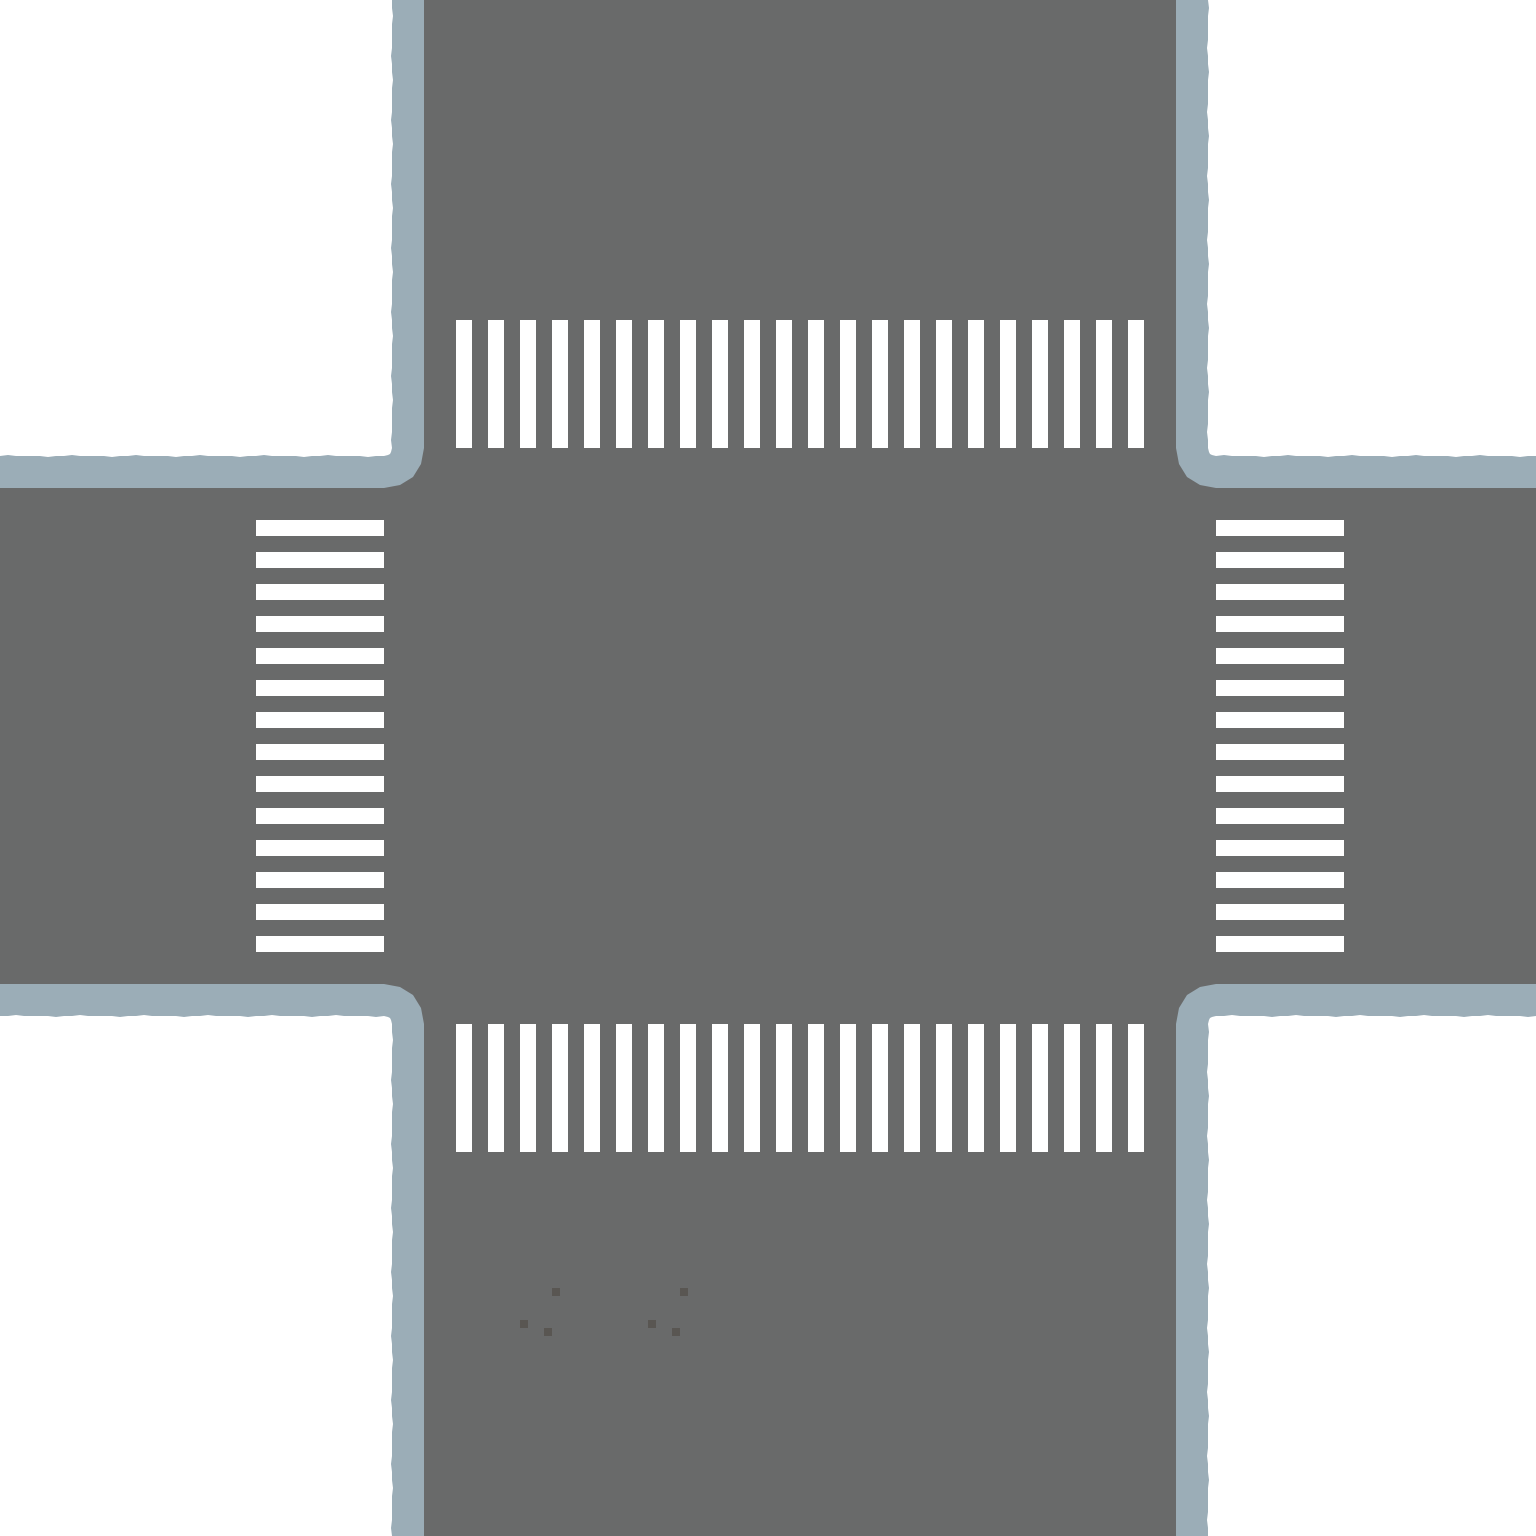

A level layout from a 2D game, rendered from its tile map. Below: a short description, then the map file with tile-grid data replaced by summaries:
An orthogonal 24x24 tile map with 64x64 px tiles, 1 tile layer (Ground), 2 hidden layers not drawn and 50 objects (4x car, 3x house, 2x forest).

<map version="1.0" orientation="orthogonal" renderorder="right-down" width="24" height="24" tilewidth="64" tileheight="64">
 <tileset firstgid="1" name="snow" tilewidth="64" tileheight="64">
  <image source="snow.png" width="512" height="896" />
  <tile id="4">
   <properties>
    <property name="finish" value="true" />
   </properties>
  </tile>
  <tile id="5">
   <properties>
    <property name="start" value="true" />
   </properties>
  </tile>
  <tile id="16">
   <objectgroup draworder="index">
    <object x="9.63636" y="8.18182" width="54.5455" height="55.8182" />
   </objectgroup>
  </tile>
  <tile id="17">
   <properties>
    <property name="chimney" value="true" />
   </properties>
   <objectgroup draworder="index">
    <object x="-0.181818" y="8" width="55.6364" height="55.8182" />
   </objectgroup>
  </tile>
  <tile id="19">
   <properties>
    <property name="finish" value="true" />
   </properties>
   <objectgroup draworder="index">
    <object x="63.6364" y="42.5455">
     <polygon points="0.363636,-4.90909 -13.0909,-12.9091 -21.8182,20.9091 0,21.2727" />
    </object>
    <object x="46.7273" y="43.6364">
     <polygon points="0,0 -14.7273,2.54545 -10.9091,20.3636 -4.72727,20" />
    </object>
   </objectgroup>
  </tile>
  <tile id="20">
   <objectgroup draworder="index">
    <object x="28.3636" y="63.6364">
     <polygon points="0,0 3.81818,-16 -29.0909,-18.3636 -28.3636,0.363636" />
    </object>
    <object x="18.7273" y="46.3636">
     <polygon points="0,0 -4.18182,-15.6364 -20.1818,-8.72727 -19.4545,-0.545455" />
    </object>
   </objectgroup>
  </tile>
  <tile id="21">
   <objectgroup draworder="index">
    <object x="46" y="52.75">
     <polygon points="0,0 9.375,-14.5 8,-30 -1.625,-44 -20.875,-44 -34,-34.625 -39,-19.25 -31.75,-3 -17.875,4" />
    </object>
   </objectgroup>
  </tile>
  <tile id="22">
   <objectgroup draworder="index">
    <object x="0" y="24.1818" width="64" height="15.0909" />
   </objectgroup>
  </tile>
  <tile id="23">
   <objectgroup draworder="index">
    <object x="1.09091" y="24" width="10" height="16" />
    <object x="53.2727" y="24.1818" width="9.81818" height="15.6364" />
    <object x="10.9091" y="28.9091" width="42.1818" height="5.63636" />
   </objectgroup>
  </tile>
  <tile id="24">
   <objectgroup draworder="index">
    <object x="9.45455" y="0.181818" width="54.7273" height="63.6364" />
   </objectgroup>
  </tile>
  <tile id="25">
   <objectgroup draworder="index">
    <object x="-0.545455" y="0" width="56" height="64" />
   </objectgroup>
  </tile>
  <tile id="27">
   <objectgroup draworder="index">
    <object x="62.9091" y="36.1818">
     <polygon points="0,0 1.27273,-4 0.909091,-36.3636 -17.4545,-36.3636" />
    </object>
    <object x="39.8182" y="27.6364">
     <polygon points="0,0 17.2727,-3.45455 5.27273,-28 -1.09091,-27.6364" />
    </object>
    <object x="39.2727" y="12.3636">
     <polygon points="0,0 -0.727273,-12.3636 -10.7273,-12.1818 -13.6364,-6.90909" />
    </object>
   </objectgroup>
  </tile>
  <tile id="28">
   <properties>
    <property name="start" value="true" />
   </properties>
   <objectgroup draworder="index">
    <object x="0" y="33.0909">
     <polygon points="0,0 0.363636,1.81818 32.9091,-27.2727 29.8182,-33.0909 0,-33.0909" />
    </object>
    <object x="10.3636" y="26.1818">
     <polygon points="0,0 10.9091,2.90909 10.7273,-10" />
    </object>
   </objectgroup>
  </tile>
  <tile id="29">
   <objectgroup draworder="index">
    <object x="38.3636" y="63.2727">
     <polygon points="0,0.545455 0,-39.4545 -9.81818,-38 -13.4545,-32.9091 -13.8182,0.363636" />
    </object>
    <object x="38.3636" y="23.6364" width="25.2727" height="15.4545" />
   </objectgroup>
  </tile>
  <tile id="30">
   <objectgroup draworder="index">
    <object x="0" y="24.9091" width="25.2727" height="14.1818" />
    <object x="38.7273" y="63.2727">
     <polygon points="0,0.727273 -0.181818,-33.4545 -3.81818,-38.1818 -13.6364,-38.3636 -13.6364,0.727273" />
    </object>
   </objectgroup>
  </tile>
  <tile id="32">
   <objectgroup draworder="index">
    <object x="9.63636" y="0.181818" width="54.3636" height="55.8182" />
   </objectgroup>
  </tile>
  <tile id="33">
   <objectgroup draworder="index">
    <object x="-0.181818" y="-0.181818" width="55.6364" height="56.1818" />
   </objectgroup>
  </tile>
  <tile id="35">
   <objectgroup draworder="index" />
  </tile>
  <tile id="36">
   <objectgroup draworder="index" />
  </tile>
  <tile id="37">
   <objectgroup draworder="index">
    <object x="24.1818" y="0" width="15.2727" height="25.2727" />
    <object x="63.8182" y="37.4545">
     <polygon points="0,0 0,-12.1818 -39.6364,-12 -37.8182,-2 -31.4545,-0.363636" />
    </object>
   </objectgroup>
  </tile>
  <tile id="38">
   <objectgroup draworder="index">
    <object x="0.181818" y="37.4545">
     <polygon points="0,0 32.9091,0.181818 37.2727,-6 37.8182,-13.8182 0,-12.9091" />
    </object>
    <object x="24.5455" y="0" width="13.2727" height="23.8182" />
   </objectgroup>
  </tile>
  <tile id="54">
   <objectgroup draworder="index" />
  </tile>
  <tile id="55">
   <objectgroup draworder="index" />
  </tile>
  <tile id="60">
   <objectgroup draworder="index" />
  </tile>
  <tile id="61">
   <objectgroup draworder="index" />
  </tile>
  <tile id="66">
   <objectgroup draworder="index" />
  </tile>
  <tile id="67">
   <objectgroup draworder="index" />
  </tile>
 </tileset>
 <layer name="Ground" width="24" height="24">
  <data>[576 cells, 576 non-empty, 6 distinct tile ids]</data>
 </layer>
 <layer name="Walls" width="24" height="24" visible="0">
  <data>[576 cells, 0 non-empty, 0 distinct tile ids]</data>
 </layer>
 <objectgroup name="Obstacles" visible="0">
  <object name="forest" x="64" y="1088" width="256" height="384" />
  <object name="forest" x="1280" y="64" width="256" height="320" />
  <object name="house" x="1280" y="1088" width="128" height="256" />
  <object name="house" x="192" y="256" width="128" height="128" />
  <object name="house" x="192" y="64" width="128" height="128" />
  <object name="car" x="1280" y="512" width="64" height="192">
   <properties>
    <property name="angle" value="180" />
   </properties>
  </object>
  <object name="car" x="64" y="768" width="64" height="192">
   <properties>
    <property name="angle" value="0" />
   </properties>
  </object>
  <object name="car" x="1408" y="576" width="64" height="192">
   <properties>
    <property name="angle" value="180" />
   </properties>
  </object>
  <object name="car" x="192" y="704" width="64" height="192">
   <properties>
    <property name="angle" value="0" />
   </properties>
  </object>
 </objectgroup>
 <layer name="Centers" width="24" height="24" visible="0">
  <data>[576 cells, 2 non-empty, 1 distinct tile ids]</data>
 </layer>
 <objectgroup name="Directions" visible="0">
  <object x="384" y="448" width="832" height="576">
   <properties>
    <property name="direction" value="90" />
   </properties>
  </object>
  <object x="0" y="448" width="384" height="576">
   <properties>
    <property name="direction" value="0" />
   </properties>
  </object>
  <object x="1216" y="448" width="320" height="576">
   <properties>
    <property name="direction" value="180" />
   </properties>
  </object>
  <object x="448" y="0" width="704" height="448">
   <properties>
    <property name="direction" value="90" />
   </properties>
  </object>
  <object x="448" y="1024" width="704" height="512">
   <properties>
    <property name="direction" value="90" />
   </properties>
  </object>
  <object x="1152" y="0" width="64" height="448">
   <properties>
    <property name="direction" value="120" />
   </properties>
  </object>
  </objectgroup>
 <objectgroup name="Borders">
  <!-- 4 objects omitted --></objectgroup>
</map>
<!-- 7 of 50 objects omitted -->
